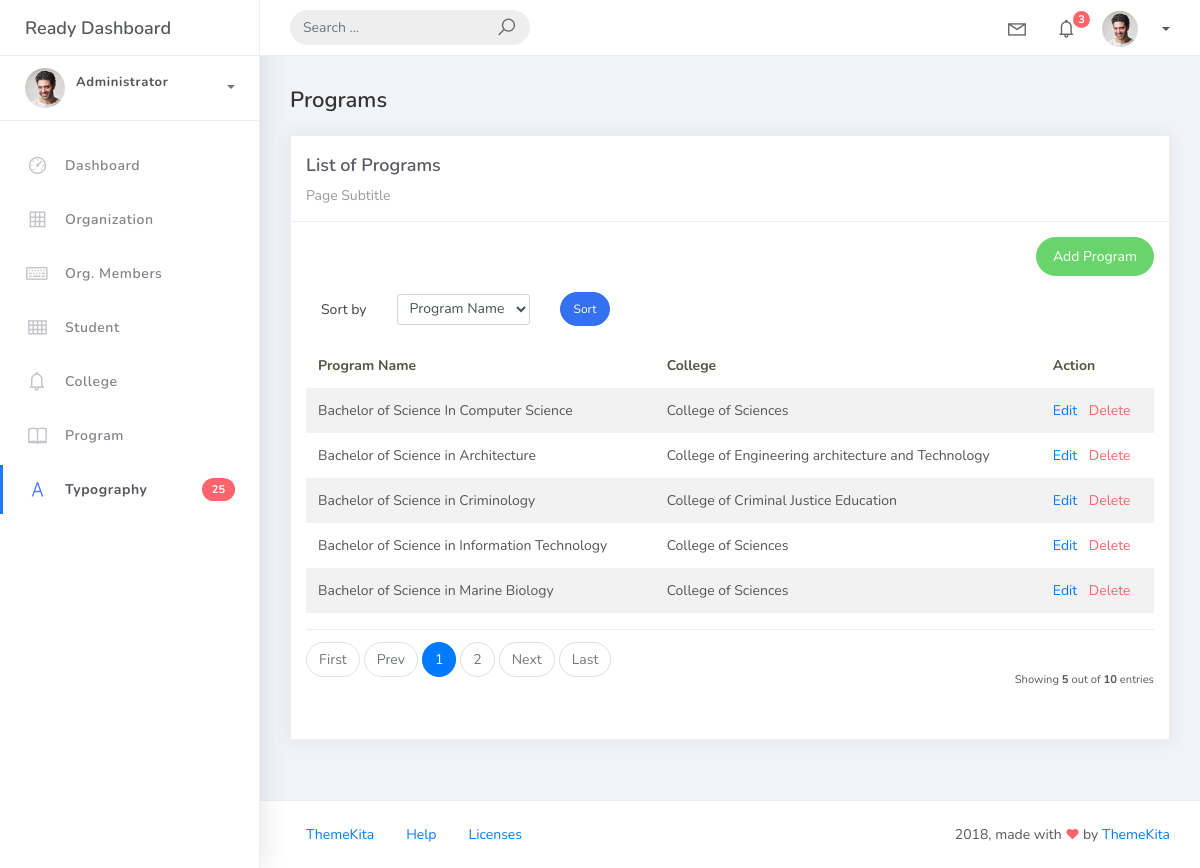
/program_list/, run on the app's committed database.
### studentorg/models.py (models this page shows, shortened)
class BaseModel(models.Model):
    created_at = models.DateTimeField(auto_now_add=True, db_index=True)
    updated_at = models.DateTimeField(auto_now=True)
    class Meta:
        abstract = True

class Program(BaseModel):
    prog_name = models.CharField(max_length=150)
    college = models.ForeignKey(College, on_delete=models.CASCADE)

class College(BaseModel):
    college_name = models.CharField(max_length=150)
    def __str__(self):
        return self.college_name

### studentorg/views.py (the view)
class ProgramList(ListView):
    model = Program
    template_name = 'program_list.html'
    context_object_name = 'programs'
    paginate_by = 5
    def get_queryset(self):
        qs = super().get_queryset()
        query = self.request.GET.get('q')
        if query:
            qs = qs.filter(
                Q(prog_name__icontains=query) |
                Q(college__college_name__icontains=query)
            )
        return qs
    def get_ordering(self):
        allowed = ["prog_name", "college__college_name"]
        sort_by = self.request.GET.get("sort_by")
        if sort_by in allowed:
            return sort_by
        return "prog_name"

### templates/program_list.html (shortened to what this page needs)
{% extends 'base.html' %}
{% load static %}
{% block content %}
<div class="content">
    <div class="container-fluid">
        <h4 class="page-title">Programs</h4>
        <div class="row">
            <div class="col-md-12">
                <div class="card">
                    <div class="card-header">
                        <div class="card-title">List of Programs</div>
                        <div class="card-category">Page Subtitle</div>
                    </div>
                    <div class="card-body">
                        <div class="row mb-3">
                            <div class="col-md-12">
                                <div class="pull-right">
                                    <a href="{% url 'program-add' %}"
                                       class="btn btn-success btn-rounded">
                                        Add Program
                                    </a>
                                </div>
                            </div>
                        </div>
                        <div class="col-md-12">
                        <form method="get" class="row g-2 align-items-center">
                        <div class="col-auto">
                        <label for="smallSelect" class="col-form-label">Sort by</label>
                        </div>
                        <div class="col-auto">
                         <select class="form-control form-control-sm" id="smallSelect" name="sort_by">
                        <option value="prog_name" {% if request.GET.sort_by == "prog_name" %}selected{% endif %}>Program Name</option>
                        </select>
                        </div>
                       <div class="col-auto">
                         <button type="submit" class="btn btn-primary btn-sm btn-rounded">Sort</button>
                       </div>
                     </form>
                </div>
                        <table class="table table-striped mt-3">
                            <thead>
                                <tr>
                                    <th>Program Name</th>
                                    <th>College</th>
                                    <th>Action</th>
                                </tr>
                            </thead>
                            <tbody>
                                {% for object in object_list %}
                                <tr>
                                    <td>{{ object.prog_name }}</td>
                                    <td>{{ object.college }}</td>
                                    <td>
                                        <a href="{% url 'program-update' object.pk %}">
                                            Edit
                                        </a>
                                        <a href="{% url 'program-delete' object.pk %}"
                                           class="text-danger"
                                           style="margin-left: 8px;">
                                            Delete
                                        </a>
                                    </td>
                                </tr>
                                {% endfor %}
                            </tbody>
                        </table>
                        {% include 'includes/pagination.html' %}
                    </div>
                </div>
            </div>
        </div>
    </div>
</div>
{% endblock %}

### data on the page
Program: prog_name "Bachelor of Science In Computer Science", college "College of Sciences"
Program: prog_name "Bachelor of Science in Architecture", college "College of Engineering architecture and Technology"
Program: prog_name "Bachelor of Science in Criminology", college "College of Criminal Justice Education"
Program: prog_name "Bachelor of Science in Information Technology", college "College of Sciences"
Program: prog_name "Bachelor of Science in Marine Biology", college "College of Sciences"

### other printed values
{{ page_num }} "1"
{{ page_num }} "2"
{{ object_list.count }} "5"
{{ paginator.count }} "10"
